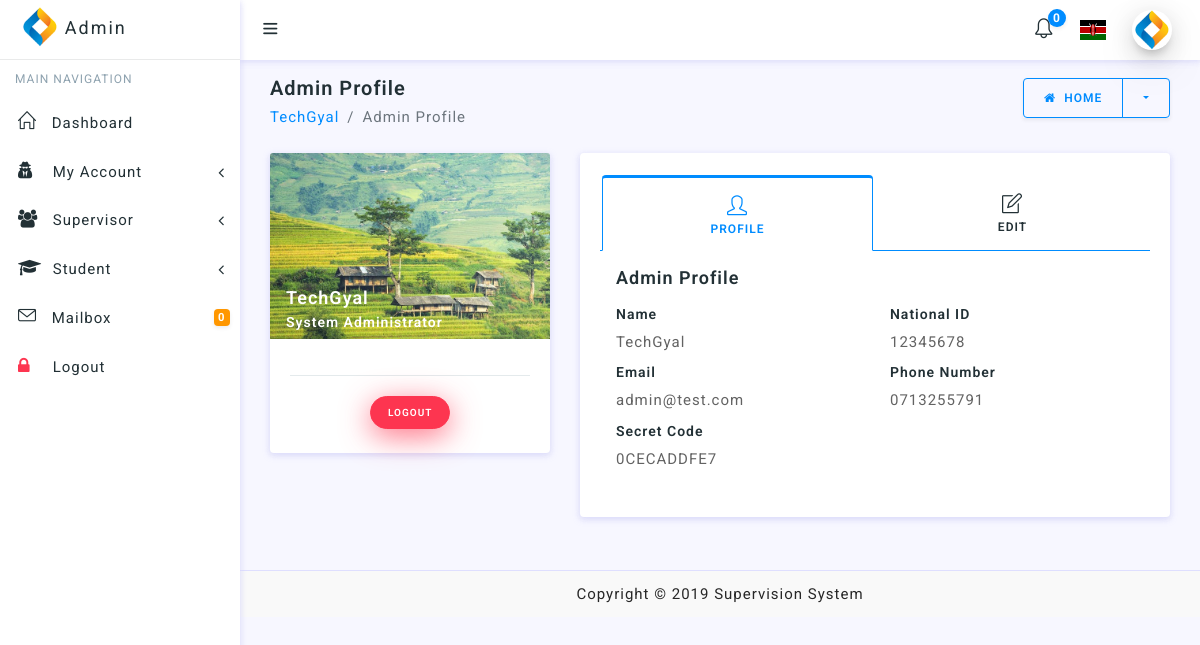
Screenshot of /admin/dashboard/profile.php (signed in) with the database file from the repository.
### tables this page shows
CREATE TABLE `admin_table` (
  `id` int(11) NOT NULL,
  `admin_name` varchar(255) NOT NULL,
  `email` varchar(255) NOT NULL,
  `phone_number` varchar(255) NOT NULL,
  `national_id` varchar(255) NOT NULL,
  `secret_code` varchar(255) NOT NULL,
  `password` varchar(255) NOT NULL,
  `created_at` datetime NOT NULL
);

### admin/sessions/admin_session.php (called while the page is built, shortened)
<?php
require '../../DBConnection/Connection.php';
$admin_check = $_SESSION['login_admin'];
$ses_sql = mysqli_query($connection, "select * from admin_table where national_id='$admin_check'");
$row = mysqli_fetch_assoc($ses_sql);
$admin_name = $row['admin_name'];
$admin_email = $row['email'];
$national_id = $row['national_id'];
$secret_code = $row['secret_code'];
$phone_number = $row['phone_number'];

### admin/dashboard/profile.php (the view, shortened to what this page needs)
<?php
require '../sessions/admin_session.php';
require '../../functions/update_profile.php'
?>
<!doctype html>
<html lang="en">
<head>
    <link href="../../inc/main.css" rel="stylesheet" type="text/css"/>
</head>
<body>
<div id="wrapper">
    <?php
    require '../layouts/admin_layout.php';
    ?>
    <div class="content-wrapper">
        <div class="container-fluid">
            <div class="row pt-2 pb-2">
                <div class="col-sm-9">
                    <h4 class="page-title">Admin Profile</h4>
                    <ol class="breadcrumb">
                        <li class="breadcrumb-item"><a href="profile.php"><?php echo $admin_name ?></a></li>
                        <li class="breadcrumb-item active" aria-current="page">Admin Profile</li>
                    </ol>
                </div>
                <div class="col-sm-3">
                    <a href="home.php">
                        <div class="btn-group float-sm-right">
                            <button type="button" class="btn btn-outline-primary waves-effect waves-light"><i
                                        class="fa fa-home mr-1"></i> Home
                            </button>
                            <button type="button"
                                    class="btn btn-outline-primary dropdown-toggle dropdown-toggle-split waves-effect waves-light"
                                    data-toggle="dropdown">
                            </button>
                        </div>
                    </a>
                </div>
            </div>
            <div class="row">
                <div class="col-lg-4">
                    <div class="profile-card-3">
                        <div class="card">
                            <div class="user-fullimage">
                                <img src="../../assets/images/gallery/5.jpg" alt="user avatar" class="card-img-top">
                                <div class="details">
                                    <h5 class="mb-1 text-white ml-3"><?php echo $admin_name ?></h5>
                                    <h6 class="text-white ml-3">System Administrator</h6>
                                </div>
                            </div>
                            <div class="card-body text-center">
                                <hr>
                                <a href="../sessions/admin_logout.php"
                                   class="btn btn-danger shadow-danger btn-sm btn-round waves-effect waves-light m-1">Logout</a>
                            </div>
                        </div>
                    </div>
                </div>
                <div class="col-lg-8">
                    <div class="card">
                        <div class="card-body">
                            <ul class="nav nav-tabs nav-tabs-primary top-icon nav-justified">
                                <li class="nav-item">
                                    <a href="javascript:void();" data-target="#profile" data-toggle="pill"
                                       class="nav-link active"><i class="icon-user"></i> <span
                                                class="hidden-xs">Profile</span></a>
                                </li>
                                <li class="nav-item">
                                    <a href="javascript:void();" data-target="#edit" data-toggle="pill"
                                       class="nav-link"><i class="icon-note"></i> <span
                                                class="hidden-xs">Edit</span></a>
                                </li>
                            </ul>
                            <div class="tab-content p-3">
                                <div class="tab-pane active" id="profile">
                                    <h5 class="mb-3">Admin Profile</h5>
                                    <div class="row">
                                        <div class="col-md-6">
                                            <h6>Name</h6>
                                            <p>
                                                <?php echo $admin_name ?>
                                            </p>
                                            <h6>Email</h6>
                                            <p>
                                                <?php echo $admin_email ?>
                                            </p>
                                            <h6>Secret Code</h6>
                                            <p>
                                                <?php echo $secret_code ?>
                                            </p>
                                        </div>
                                        <div class="col-md-6">
                                            <h6>National ID</h6>
                                            <p>
                                                <?php echo $national_id ?>
                                            </p>
                                            <h6>Phone Number</h6>
                                            <p>
                                                <?php echo $phone_number ?>
                                            </p>
                                        </div>
                                    </div>
                                </div>
                            </div>
                        </div>
                    </div>
                </div>
            </div>
        </div>
    </div>
    <?php
    require('../../inc/footer.php')
    ?>
</div>
</body>
</html>

### rows the page displays
admin_table: admin_name "TechGyal", email "admin@test.com", secret_code "0CECADDFE7", national "12345678", phone_number "0713255791"

### other values shown
$unReadNotifications "0"
$appName "Supervision System"
